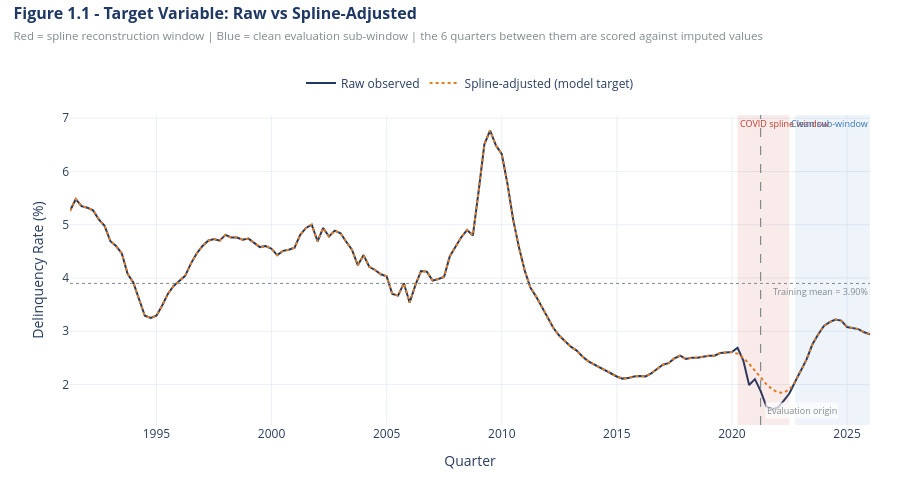

The cell this chart's notebook holds for it:
### Code cell
fig = go.Figure()

fig.add_trace(go.Scatter(
    x=df_full.index, y=df_full[TARGET_RAW],
    mode='lines', name='Raw observed',
    line=dict(color=NAVY, width=2)))

fig.add_trace(go.Scatter(
    x=df_full.index, y=df_full[TARGET],
    mode='lines', name='Spline-adjusted (model target)',
    line=dict(color=AMBER, width=2, dash='dot')))

# COVID spline window: target is reconstructed, not observed
fig.add_vrect(
    x0=COVID_START, x1=COVID_END,
    fillcolor='rgba(192,57,43,0.10)', line_width=0,
    annotation_text='COVID spline window', annotation_position='top left',
    annotation_font=dict(size=9, color=RED))

# Clean sub-window: evaluation quarters scored against genuinely observed values
fig.add_vrect(
    x0=CLEAN_START, x1=CLEAN_END,
    fillcolor='rgba(46,117,182,0.08)', line_width=0,
    annotation_text='Clean sub-window', annotation_position='top right',
    annotation_font=dict(size=9, color=BLUE))

# Evaluation origin. Annotation added separately: add_vline's own annotation breaks on
# date-string axes in older plotly (it averages the x coords to place the label).
fig.add_vline(x=EVAL_START, line_dash='dash', line_color=GREY, line_width=1.2)
fig.add_annotation(
    x=EVAL_START, y=0.02, yref='paper', text='Evaluation origin',
    showarrow=False, font=dict(size=9, color=GREY),
    xanchor='left', xshift=4, bgcolor='rgba(255,255,255,0.7)')

train_mean = df_train[TARGET].mean()
fig.add_hline(y=train_mean, line_dash='dot', line_color=GREY, line_width=1,
              annotation_text=f'Training mean = {train_mean:.2f}%',
              annotation_position='bottom right',
              annotation_font=dict(size=9, color=GREY))

fig.update_layout(
    title=dict(
        text=('<b>Figure 1.1 - Target Variable: Raw vs Spline-Adjusted</b>'
              f'<br><span style="font-size:11.5px;color:{GREY}">'
              'Red = spline reconstruction window | Blue = clean evaluation sub-window | '
              'the 6 quarters between them are scored against imputed values</span>'),
        font=dict(size=16, color=NAVY), x=0.015, xanchor='left', y=0.96, yanchor='top'),
    xaxis_title='Quarter', yaxis_title='Delinquency Rate (%)',
    template=TEMPLATE, height=480,
    legend=dict(orientation='h', yanchor='top', y=1.15, xanchor='center', x=0.5),
    margin=dict(t=115, b=55, l=70, r=30))
fig.show()

### Figure 1 — Plotly figure (JSON) as saved in the notebook; plotly's stock layout.template omitted (floating-point values rounded to 4 significant figures; data arrays with more than 128 entries replaced by an {"elided": "..."} marker saying what was removed)
{"data": [{"line": {"color": "#1F3864", "width": 2}, "mode": "lines", "name": "Raw observed", "type": "scatter", "x": {"elided": "140 str values"}, "y": {"elided": "140 float values"}}, {"line": {"color": "#E67E22", "dash": "dot", "width": 2}, "mode": "lines", "name": "Spline-adjusted (model target)", "type": "scatter", "x": {"elided": "140 str values"}, "y": {"elided": "140 float values"}}], "layout": {"annotations": [{"font": {"color": "#C0392B", "size": 9}, "showarrow": false, "text": "COVID spline window", "x": "2020-03-31", "xanchor": "left", "xref": "x", "y": 1, "yanchor": "top", "yref": "y domain"}, {"font": {"color": "#2E75B6", "size": 9}, "showarrow": false, "text": "Clean sub-window", "x": "2025-12-31", "xanchor": "right", "xref": "x", "y": 1, "yanchor": "top", "yref": "y domain"}, {"bgcolor": "rgba(255,255,255,0.7)", "font": {"color": "#7F8C8D", "size": 9}, "showarrow": false, "text": "Evaluation origin", "x": "2021-03-31", "xanchor": "left", "xshift": 4, "y": 0.02, "yref": "paper"}, {"font": {"color": "#7F8C8D", "size": 9}, "showarrow": false, "text": "Training mean = 3.90%", "x": 1, "xanchor": "right", "xref": "x domain", "y": 3.898, "yanchor": "top", "yref": "y"}], "height": 480, "legend": {"orientation": "h", "x": 0.5, "xanchor": "center", "y": 1.15, "yanchor": "top"}, "margin": {"b": 55, "l": 70, "r": 30, "t": 115}, "shapes": [{"fillcolor": "rgba(192,57,43,0.10)", "line": {"width": 0}, "type": "rect", "x0": "2020-03-31", "x1": "2022-06-30", "xref": "x", "y0": 0, "y1": 1, "yref": "y domain"}, {"fillcolor": "rgba(46,117,182,0.08)", "line": {"width": 0}, "type": "rect", "x0": "2022-09-30", "x1": "2025-12-31", "xref": "x", "y0": 0, "y1": 1, "yref": "y domain"}, {"line": {"color": "#7F8C8D", "dash": "dash", "width": 1.2}, "type": "line", "x0": "2021-03-31", "x1": "2021-03-31", "xref": "x", "y0": 0, "y1": 1, "yref": "y domain"}, {"line": {"color": "#7F8C8D", "dash": "dot", "width": 1}, "type": "line", "x0": 0, "x1": 1, "xref": "x domain", "y0": 3.898, "y1": 3.898, "yref": "y"}], "title": {"font": {"color": "#1F3864", "size": 16}, "text": "<b>Figure 1.1 - Target Variable: Raw vs Spline-Adjusted</b><br><span style=\"font-size:11.5px;color:#7F8C8D\">Red = spline reconstruction window | Blue = clean evaluation sub-window | the 6 quarters between them are scored against imputed values</span>", "x": 0.015, "xanchor": "left", "y": 0.96, "yanchor": "top"}, "xaxis": {"title": {"text": "Quarter"}}, "yaxis": {"title": {"text": "Delinquency Rate (%)"}}}}
